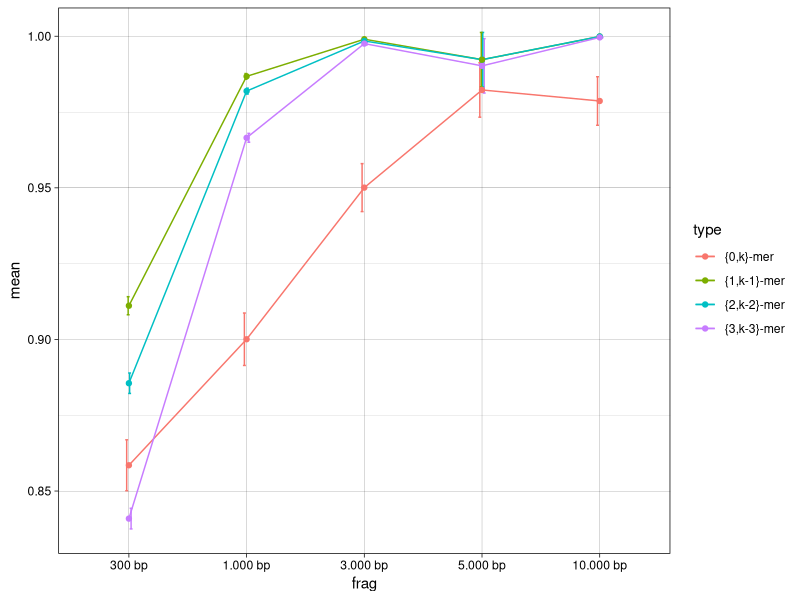
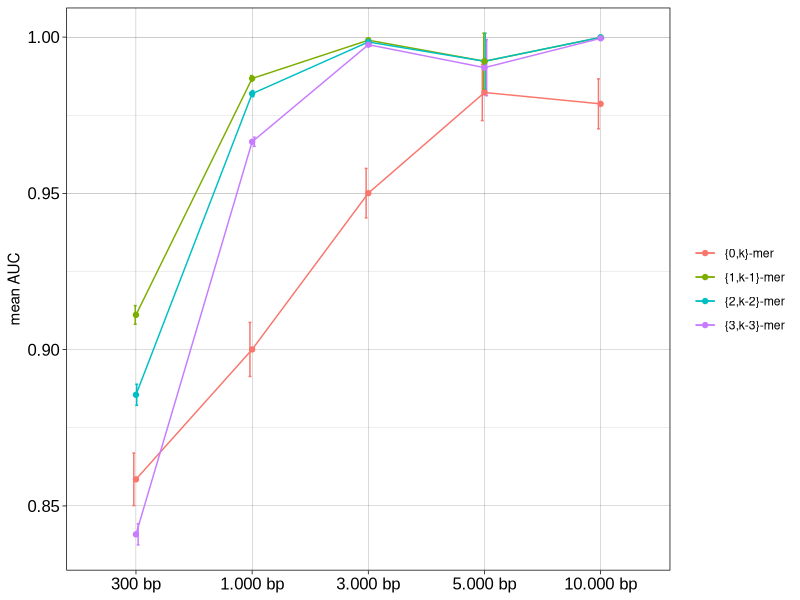
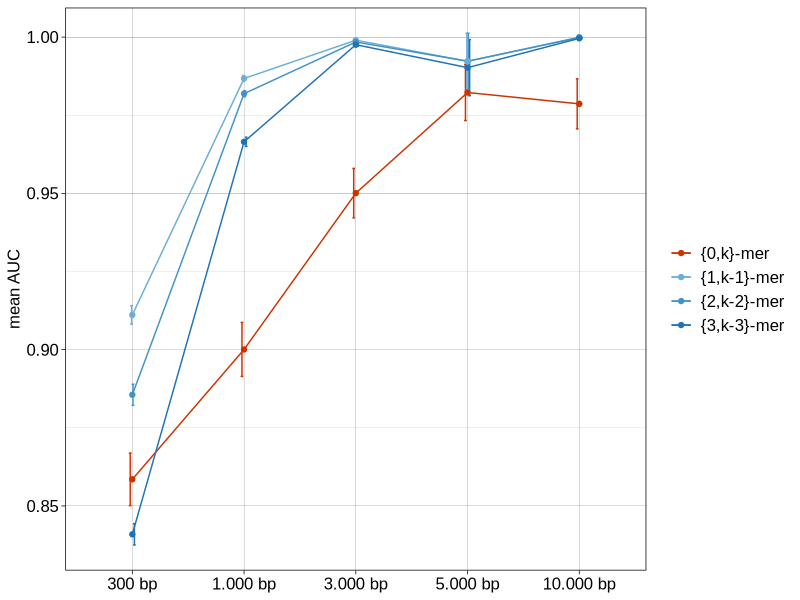
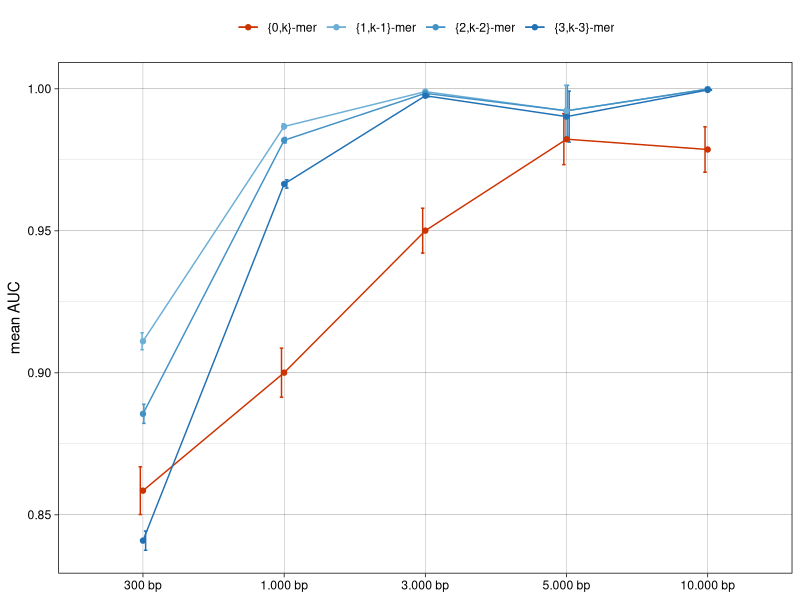
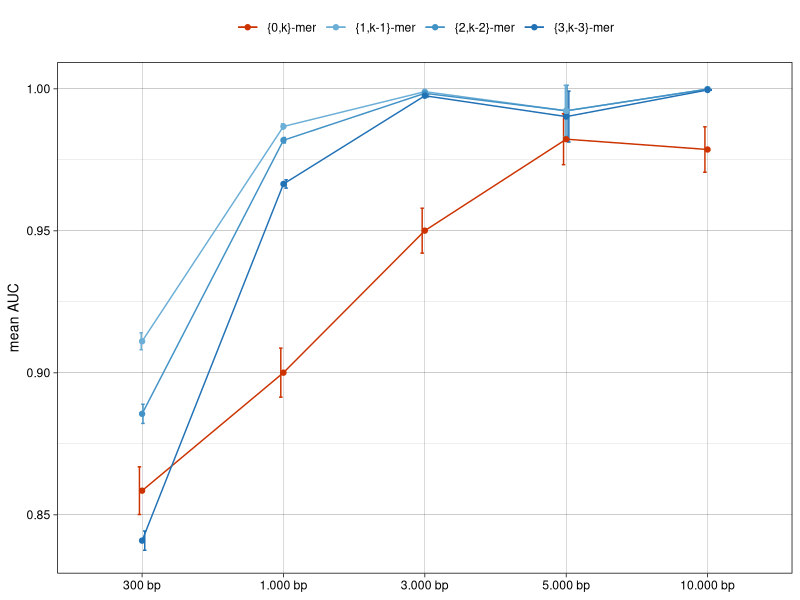
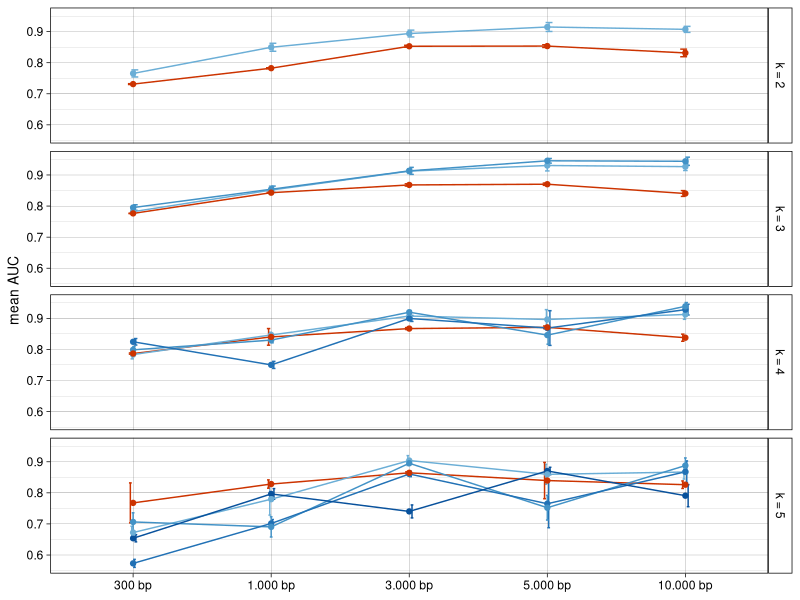
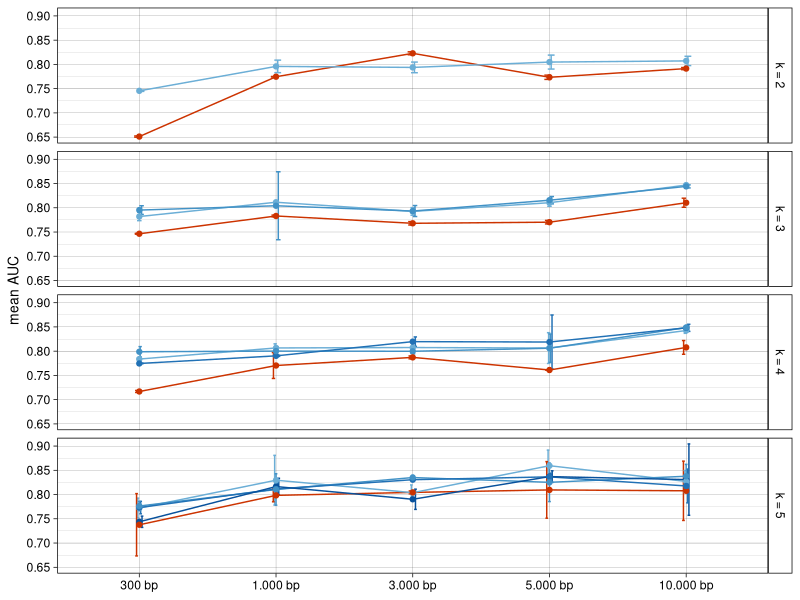
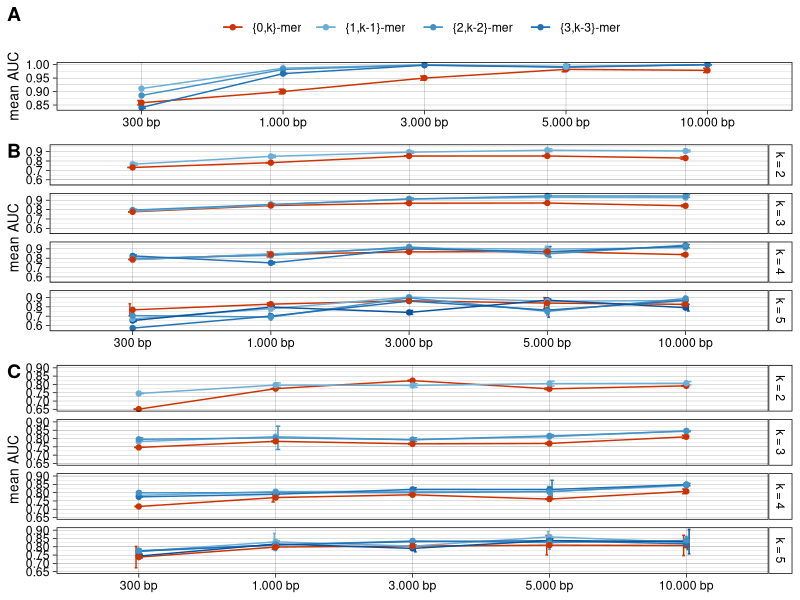

R code for these plots, in order:
library(ggpubr)
library(ggplot2)
library(data.table)

#### plot for datasetA

df <- fread(file="AUCS_datasetA.csv",header=T)
df$frag = factor(df$frag, levels=c('300 bp','1.000 bp','3.000 bp','5.000 bp','10.000 bp'))

p2 <- ggplot(df, aes(x=frag, y=mean, group=type, color=type)) +
  geom_errorbar(aes(ymin=mean-sd, ymax=mean+sd), width=.1, position=position_dodge(0.05)) + 
  geom_line() + geom_point() + theme_linedraw() + 
  theme(strip.text.y = element_text(angle = 0))
p2
p3 <- p2 + 
  labs(x=NULL, y = "mean AUC", fill = NULL, color=NULL) + 
  theme(axis.text = element_text(colour = "black", size=12,family='Arial')) 
p3
p5 <- p3 + 
  theme(axis.title = element_text(family = "Arial", size = 12), axis.text = element_text(family = "Arial"), axis.text.x = element_text(family = "Arial"), legend.text = element_text(size = 12, family = "Arial"))+
  scale_color_manual(values=c("{0,k}-mer"="#CC3300","{1,k-1}-mer"="#6BAED6","{2,k-2}-mer"="#4292C6","{3,k-3}-mer"="#2171B5"))
p5

p1 <- p5 + 
  theme_linedraw() + 
  theme(strip.text = element_text(colour = 'black')) + 
  theme(strip.background =element_rect(fill="white")) + theme(legend.position="top") 
p1
db1 <- ggpar(p1, font.x = c(10,"black"), font.y = c(10,"black"),font.y.tickslab = c(4,"black"),legend = "top")
db1

png("AUCS_dataset1.png", width = 2000, height = 550, res = 600)
db1
dev.off()

### plots for datasetB
df <- fread(file="AUCS_datasetB.csv",header=T)
df$frag_t = factor(df$frag, levels=c('300 bp','1.000 bp','3.000 bp','5.000 bp','10.000 bp'))

p2 <- ggplot(df, aes(x=frag_t, y=mean, group=type, color=type)) +  geom_errorbar(aes(ymin=mean-sd, ymax=mean+sd), width=.1, position=position_dodge(0.05)) + 
  geom_line() + geom_point() + theme_linedraw() + facet_grid(k ~ .) + theme(strip.text.y.left = element_text(angle = 0))
p3 <- p2 + labs(x=NULL, y = "mean AUC", fill = NULL) +  theme(axis.text = element_text(colour = "black", size=11,family='Arial')) 
p5 <- p3 + theme(axis.title = element_text(family = "Arial", size = 11), axis.text = element_text(family = "Arial"), axis.text.x = element_text(family = "Arial"), legend.text = element_text(size = 11, family = "Arial"))+
  scale_color_manual(values=c("{0,k}-mer"="#1B9E77","{1,k-1}-mer"="#9ECAE1","{2,k-2}-mer"="#4292C6","{3,k-3}-mer"="#084594","{4,k-4}-mer"="#DEEBF7","{5,k-5}-mer"="#C6DBEF"))
p1 <- p3 + theme_linedraw() + theme(strip.text = element_text(colour = 'black')) +   theme(strip.background =element_rect(fill="white"))
p <- p1 + scale_color_manual(values=c("{0,k}-mer"="#CC3300","{1,k-1}-mer"="#6BAED6","{2,k-2}-mer"="#4292C6","{3,k-3}-mer"="#2171B5","{4,k-4}-mer"="#08519C","{5,k-5}-mer"="#08306B"))
db2 <- ggpar(p, font.x = c(10,"black"),font.y = c(10,"black"),font.y.tickslab = c(4,"black"), legend = "none")
db2

png("AUCS_dataset2.png", width = 2000, height = 2000, res = 600)
db2
dev.off()

### plots for datasetC
df <- fread(file="AUCS_datasetC.csv",header=T)
df$frag_t = factor(df$frag, levels=c('300 bp','1.000 bp','3.000 bp','5.000 bp','10.000 bp'))

p2 <- ggplot(df, aes(x=frag_t, y=mean, group=type, color=type)) +  geom_errorbar(aes(ymin=mean-sd, ymax=mean+sd), width=.1, position=position_dodge(0.05)) + 
  geom_line() + geom_point() + theme_linedraw() + facet_grid(k ~ .) + theme(strip.text.y.left = element_text(angle = 0))
p3 <- p2 + labs(x=NULL, y = "mean AUC", fill = NULL) +  theme(axis.text = element_text(colour = "black", size=11,family='Arial')) 
p5 <- p3 + theme(axis.title = element_text(family = "Arial", size = 11), axis.text = element_text(family = "Arial"), axis.text.x = element_text(family = "Arial"), legend.text = element_text(size = 11, family = "Arial"),  strip.text.y = element_text(size=rel(3.5)))+
  scale_color_manual(values=c("{0,k}-mer"="#1B9E77","{1,k-1}-mer"="#9ECAE1","{2,k-2}-mer"="#4292C6","{3,k-3}-mer"="#084594","{4,k-4}-mer"="#DEEBF7","{5,k-5}-mer"="#C6DBEF"))
p1 <- p3 + theme_linedraw() + theme(strip.text = element_text(colour = 'black')) +   theme(strip.background =element_rect(fill="white"))
p <- p1 + scale_color_manual(values=c("{0,k}-mer"="#CC3300","{1,k-1}-mer"="#6BAED6","{2,k-2}-mer"="#4292C6","{3,k-3}-mer"="#2171B5","{4,k-4}-mer"="#08519C","{5,k-5}-mer"="#08306B"))
db3 <- ggpar(p, font.x = c(10,"black"),font.y = c(10,"black"),font.y.tickslab = c(4,"black"), legend = "none")
db3

png("AUCS_dataset3.png", width = 2000, height = 2000, res = 600)
db3
dev.off()

###

q<- ggarrange(db1, db2, db3, labels = c("A", "B", "C"),ncol = 1, nrow = 3, heights = c(0.62, 1, 1.1))
q

png("Figure2_Andrade_et_al.png", width = 2000, height = 2500, res = 400)
q
dev.off()

